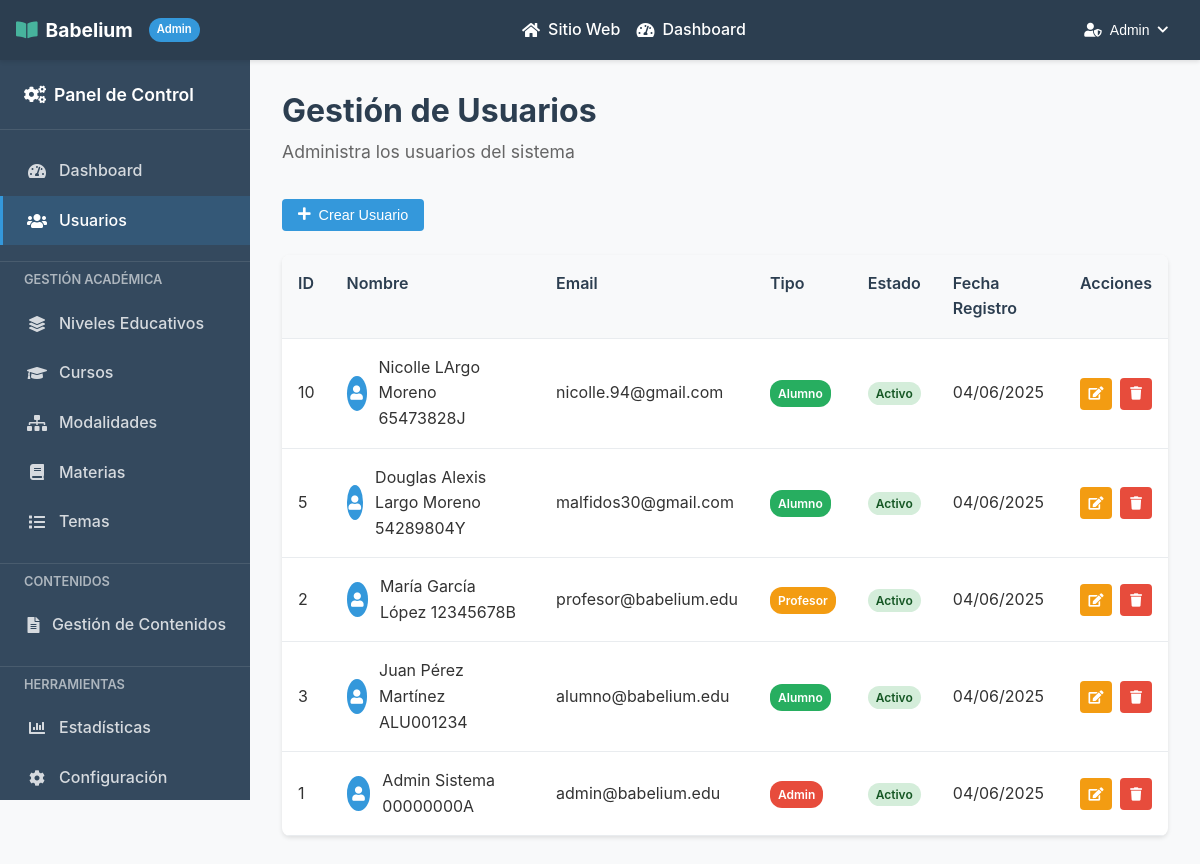
The app's page /admin/usuarios.php (signed in) with its own data.
### tables this page shows
CREATE TABLE `usuarios` (
  `id` int(11) NOT NULL,
  `tipo` enum('alumno','profesor','admin') NOT NULL,
  `identificador` varchar(20) NOT NULL COMMENT 'NIA para alumnos, DNI para profesores y admins',
  `nombre` varchar(100) NOT NULL,
  `apellidos` varchar(200) NOT NULL,
  `email` varchar(255) NOT NULL,
  `password` varchar(255) NOT NULL,
  `foto` varchar(255) DEFAULT NULL,
  `fecha_registro` datetime DEFAULT current_timestamp(),
  `activo` tinyint(1) DEFAULT 1
);

### includes/auth_check.php (called while the page is built, shortened)
<?php
function obtenerUsuarioActual() {
    return [
        'id' => $_SESSION['usuario_id'],
        'tipo' => $_SESSION['usuario_tipo'],
        'nombre' => $_SESSION['usuario_nombre'],
        'apellidos' => $_SESSION['usuario_apellidos'],
        'email' => $_SESSION['usuario_email'],
        'identificador' => $_SESSION['usuario_identificador']
    ];
}
?>

### admin/usuarios.php (the view, shortened to what this page needs)
<?php
require_once '../db/connection.php';
require_once '../includes/auth_check.php';
$usuarios = [];
$result = $conexion->query("SELECT id, tipo, identificador, nombre, apellidos, email, activo, fecha_registro FROM usuarios ORDER BY fecha_registro DESC");
while ($row = $result->fetch_assoc()) {
  $usuarios[] = $row;
}
?>
<!DOCTYPE html>
<html lang="es">
<head>
  <link rel="stylesheet" href="https://cdnjs.cloudflare.com/ajax/libs/font-awesome/6.5.0/css/all.min.css">
  <link rel="stylesheet" href="../css/reset.css">
  <link rel="stylesheet" href="../css/style.css">
  <link rel="stylesheet" href="../css/admin.css">
  <link rel="stylesheet" href="../css/admin-usuarios.css">
  <link rel="stylesheet" href="../css/components.css">
</head>
<body>
  <?php include_once "../includes/admin_header.php" ?>
  <div class="admin-container">
      <aside class="admin-sidebar">
          <div class="sidebar-header">
              <h3><i class="fas fa-cogs"></i> Panel de Control</h3>
          </div>
          <nav class="sidebar-nav">
              <a href="dashboard.php" class="nav-item">
                  <i class="fas fa-tachometer-alt"></i>
                  Dashboard
              </a>
              <a href="usuarios.php" class="nav-item active">
                  <i class="fas fa-users"></i>
                  Usuarios
              </a>
              <div class="nav-separator">Gestión Académica</div>
              <a href="niveles.php" class="nav-item">
                  <i class="fas fa-layer-group"></i>
                  Niveles Educativos
              </a>
              <a href="cursos.php" class="nav-item">
                  <i class="fas fa-graduation-cap"></i>
                  Cursos
              </a>
              <a href="modalidades.php" class="nav-item">
                  <i class="fas fa-sitemap"></i>
                  Modalidades
              </a>
              <a href="materias.php" class="nav-item">
                  <i class="fas fa-book"></i>
                  Materias
              </a>
              <a href="temas.php" class="nav-item">
                  <i class="fas fa-list"></i>
                  Temas
              </a>
              <div class="nav-separator">Contenidos</div>
              <a href="contenidos.php" class="nav-item">
                  <i class="fas fa-file-alt"></i>
                  Gestión de Contenidos
              </a>
              <div class="nav-separator">Herramientas</div>
              <a href="estadisticas.php" class="nav-item">
                  <i class="fas fa-chart-bar"></i>
                  Estadísticas
              </a>
              <a href="configuracion.php" class="nav-item">
                  <i class="fas fa-cog"></i>
                  Configuración
              </a>
          </nav>
      </aside>
      <main class="admin-main">
          <div class="admin-header">
              <h1>Gestión de Usuarios</h1>
              <p>Administra los usuarios del sistema</p>
          </div>
          <div class="admin-actions">
              <button class="btn btn-primary" onclick="toggleCreateForm()">
                  <i class="fas fa-plus"></i> Crear Usuario
              </button>
          </div>
          <div class="table-container">
              <table class="admin-table">
                  <thead>
                      <tr>
                          <th>ID</th>
                          <th>Nombre</th>
                          <th>Email</th>
                          <th>Tipo</th>
                          <th>Estado</th>
                          <th>Fecha Registro</th>
                          <th>Acciones</th>
                      </tr>
                  </thead>
                  <tbody>
                      <?php foreach ($usuarios as $usuario): ?>
                          <tr>
                              <td><?php echo $usuario['id']; ?></td>
                              <td>
                                  <div class="user-cell">
                                      <div class="user-avatar">
                                          <i class="fas fa-user"></i>
                                      </div>
                                      <div>
                                          <strong><?php echo htmlspecialchars($usuario['nombre'] . ' ' . $usuario['apellidos']); ?></strong>
                                          <?php if ($usuario['identificador']): ?>
                                              <small><?php echo htmlspecialchars($usuario['identificador']); ?></small>
                                          <?php endif; ?>
                                      </div>
                                  </div>
                              </td>
                              <td><?php echo htmlspecialchars($usuario['email']); ?></td>
                              <td>
                                  <span class="badge badge-<?php echo $usuario['tipo']; ?>">
                                      <?php echo ucfirst($usuario['tipo']); ?>
                                  </span>
                              </td>
                              <td>
                                  <span class="status-badge <?php echo $usuario['activo'] ? 'active' : 'inactive'; ?>">
                                      <?php echo $usuario['activo'] ? 'Activo' : 'Inactivo'; ?>
                                  </span>
                              </td>
                              <td><?php echo date('d/m/Y', strtotime($usuario['fecha_registro'])); ?></td>
                              <td>
                                  <div class="action-buttons">
                                      <button class="btn-icon btn-edit" title="Editar">
                                          <i class="fas fa-edit"></i>
                                      </button>
                                      <button class="btn-icon btn-delete" title="Eliminar">
                                          <i class="fas fa-trash"></i>
                                      </button>
                                  </div>
                              </td>
                          </tr>
                      <?php endforeach; ?>
                  </tbody>
              </table>
          </div>
      </main>
  </div>
</body>
</html>

### includes/admin_header.php (shortened to what this page needs)
<?php
require_once __DIR__ . '/auth_check.php';
$usuario_actual = obtenerUsuarioActual();
?>
<!DOCTYPE html>
<html lang="es">
<head>
    <link rel="stylesheet" href="https://cdnjs.cloudflare.com/ajax/libs/font-awesome/5.15.1/css/all.min.css">
    <link rel="stylesheet" href="../css/admin-common.css">
    <link rel="stylesheet" href="../css/admin-responsive.css">
</head>
<body>
<header class="admin-header-top">
    <div class="logo">
        <i class="fas fa-book-open"></i>
        <a href="../index.php"><span>Babelium</span></a>
        <span class="admin-badge">Admin</span>
    </div>
    <nav class="admin-nav">
        <ul>
            <li><a href="../index.php"><i class="fas fa-home"></i> <span>Sitio Web</span></a></li>
            <li><a href="dashboard.php"><i class="fas fa-tachometer-alt"></i> <span>Dashboard</span></a></li>
        </ul>
    </nav>
    <div class="auth-buttons">
        <div class="user-menu">
            <button class="user-button" onclick="toggleUserMenu()">
                <i class="fas fa-user-shield"></i>
                <span><?php echo htmlspecialchars($usuario_actual['nombre']); ?></span>
                <i class="fas fa-chevron-down"></i>
            </button>
        </div>
    </div>
</header>

### css/style.css (style rules this page uses)
:root { --primary-color: #4a6fa5; --secondary-color: #166088; --accent-color: #47b39d; --background-color: #f9f9f9; --text-color: #333333; --light-text: #666666; --white: #ffffff; --ods-education: #c5192d; --ods-inequality: #ff9e00; --ods-communities: #56c02b; --spacing-xs: 0.5rem; --spacing-sm: 1rem; --spacing-md: 2rem; --spacing-lg: 3rem; --spacing-xl: 5rem; --border-radius: 0.5rem; }
body { font-family: "Segoe UI", Tahoma, Geneva, Verdana, sans-serif; color: var(--text-color); line-height: 1.6; background-color: var(--background-color); }
h1, h2, h3, h4, h5, h6 { margin-bottom: var(--spacing-sm); line-height: 1.2; }
h1 { font-size: 3rem; font-weight: 700; }
h3 { font-size: 1.5rem; font-weight: 600; }
p { margin-bottom: var(--spacing-sm); }
a { text-decoration: none; color: var(--primary-color); transition: all 0.3s ease; }
.user-menu { position: relative; display: inline-block; }
.user-button { background: none; border: none; color: var(--text-color); cursor: pointer; display: flex; align-items: center; gap: 8px; padding: 8px 12px; border-radius: 8px; transition: background-color 0.3s ease; font-size: 14px; white-space: nowrap; }
.user-button i.fa-chevron-down { font-size: 12px; transition: transform 0.3s ease; }
header { background-color: var(--primary-color); color: var(--white); padding: 1rem 5%; display: flex; justify-content: space-between; align-items: center; position: sticky; top: 0; z-index: 100; box-shadow: 0 0.125rem 0.25rem rgba(0, 0, 0, 0.1); min-height: 3.75rem; }
header nav a, header .auth-buttons > a , header .user-button { color: var(--white); }
.logo { display: flex; align-items: center; gap: 0.5rem; font-size: 1.5rem; font-weight: 700; flex-shrink: 0; }
.logo i { color: var(--accent-color); }
.logo a { color: var(--white); text-decoration: none; }
nav ul { display: flex; list-style: none; gap: 2rem; margin: 0; padding: 0; }
nav a { color: var(--white); text-decoration: none; font-weight: 500; transition: color 0.3s ease; white-space: nowrap; }
.auth-buttons { display: flex; align-items: center; gap: 1rem; flex-shrink: 0; }
.user-button { color: var(--white) !important; }

### css/admin-usuarios.css (style rules this page uses)
.nav-separator { padding: 0.5rem 1.5rem; color: rgba(255, 255, 255, 0.6); font-size: 0.8rem; font-weight: 600; text-transform: uppercase; border-top: 1px solid rgba(255, 255, 255, 0.1); margin-top: 1rem; }
.admin-actions { margin-bottom: 1.5rem; }
.btn { padding: 0.75rem 1.5rem; border: none; border-radius: 6px; font-weight: 600; text-decoration: none; display: inline-flex; align-items: center; gap: 0.5rem; cursor: pointer; transition: all 0.3s ease; }
.btn-primary { background-color: var(--admin-accent); color: white; }
.table-container { background: white; border-radius: 8px; overflow: hidden; box-shadow: 0 2px 4px rgba(0, 0, 0, 0.1); }
.admin-table { width: 100%; border-collapse: collapse; }
.admin-table th, .admin-table td { padding: 1rem; text-align: left; border-bottom: 1px solid #e9ecef; }
.admin-table th { background-color: #f8f9fa; font-weight: 600; color: var(--admin-primary); }
.user-cell { display: flex; align-items: center; gap: 0.75rem; }
.user-avatar { width: 35px; height: 35px; border-radius: 50%; background-color: var(--admin-accent); display: flex; align-items: center; justify-content: center; color: white; font-size: 0.9rem; }
.badge { padding: 0.25rem 0.5rem; border-radius: 12px; font-size: 0.75rem; font-weight: 600; }
.badge-admin { background-color: var(--admin-danger); color: white; }
.badge-profesor { background-color: var(--admin-warning); color: white; }
.badge-alumno { background-color: var(--admin-success); color: white; }
.status-badge { padding: 0.25rem 0.5rem; border-radius: 12px; font-size: 0.75rem; font-weight: 600; }
.status-badge.active { background-color: #d4edda; color: #155724; }
.action-buttons { display: flex; gap: 0.5rem; }
.btn-icon { width: 32px; height: 32px; border: none; border-radius: 4px; display: flex; align-items: center; justify-content: center; cursor: pointer; transition: all 0.3s ease; }
.btn-edit { background-color: var(--admin-warning); color: white; }
.btn-delete { background-color: var(--admin-danger); color: white; }

### records on screen
usuarios: nombre "Admin", id "1", nombre+apellidos "Admin Sistema", identificador "00000000A", email "admin@babelium.edu", tipo "Admin", activo "Activo", fecha_registro "04/06/2025"
usuarios: id "10", nombre+apellidos "Nicolle LArgo Moreno", identificador "65473828J", email "nicolle.94@gmail.com", tipo "Alumno", activo "Activo", fecha_registro "04/06/2025"
usuarios: id "5", nombre+apellidos "Douglas Alexis Largo Moreno", identificador "54289804Y", email "malfidos30@gmail.com", tipo "Alumno", activo "Activo", fecha_registro "04/06/2025"
usuarios: id "2", nombre+apellidos "María García López", identificador "12345678B", email "profesor@babelium.edu", tipo "Profesor", activo "Activo", fecha_registro "04/06/2025"
usuarios: id "3", nombre+apellidos "Juan Pérez Martínez", identificador "ALU001234", email "alumno@babelium.edu", tipo "Alumno", activo "Activo", fecha_registro "04/06/2025"
